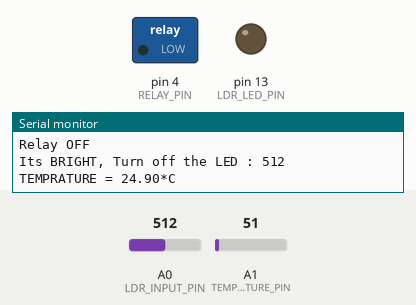
This sketch was run on a simulated Arduino Uno, built with avr-gcc and run on an emulated ATmega328P. Parts: switched loads named in the sketch (green lamp = pin HIGH), output pins drawn as LEDs (lit = HIGH), the last lines printed to the serial monitor. Dashed ring = blinking. Inputs (shaded band) come from the test bench; at power-on: A0 (LDR_INPUT_PIN) = 512, A1 (TEMPERATURE_PIN) = 51.

Above: at 3.1 s.
3.2 s: A0 (LDR_INPUT_PIN) set to 209
6.7 s: A0 (LDR_INPUT_PIN) set to 184
At 9.0 s:
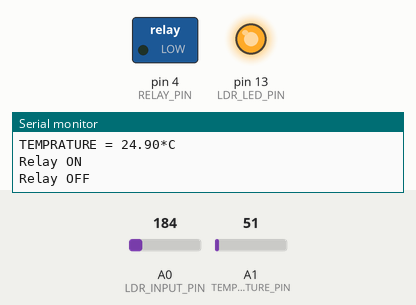
12.0 s: A0 (LDR_INPUT_PIN) set to 483
15.5 s: A0 (LDR_INPUT_PIN) set to 511
At 17.26 s:
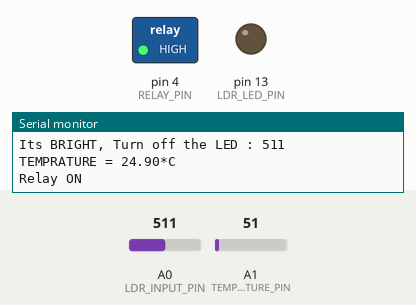
22.5 s: A0 (LDR_INPUT_PIN) set to 190
At 24.16 s:
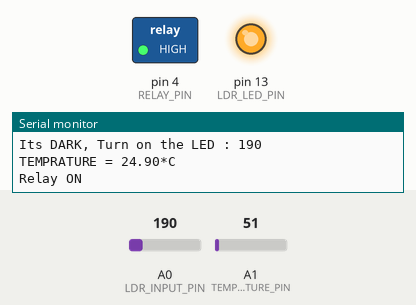
Timing chart, 0 to 30.4 s (numbered marks = the images above; inputs shaded):
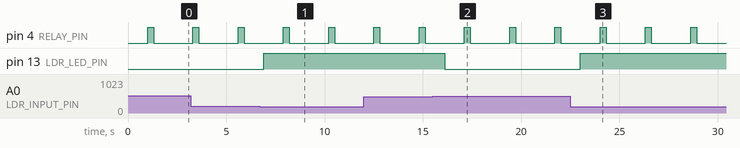

The sketch:

sensor_collection.ino
```cpp
#define TEMPERATURE_PIN 1

#define LDR_LED_PIN 13
#define LDR_INPUT_PIN A0

#define RELAY_PIN 4

class Temperature {
  public:
    virtual void temperature() {
      int val = analogRead(TEMPERATURE_PIN);
      float mv = ( val / 1024.0) * 5000;
      float cel = mv / 10;
      float farh = (cel * 9) / 5 + 32;

      Serial.print("TEMPRATURE = ");
      Serial.print(cel);
      Serial.print("*C");
      Serial.println();
      delay(1000);
    }

};
Temperature * temperature_obj;

class Relay {
  public:
    virtual void relay() {
      digitalWrite(RELAY_PIN, HIGH);// turn relay ON
      Serial.println("Relay ON");
      delay(300);// wait for 5 seconds

      digitalWrite(RELAY_PIN, LOW);// turn relay OFF
      Serial.println("Relay OFF");
      delay(1000);// wait for 3 secons

    }

};
Relay * relay_obj;

class Photoresistor {
  public:
    virtual void photoresistor_LDR() {
      int ldrStatus = analogRead(LDR_INPUT_PIN);

      if (ldrStatus <= 200) {

        digitalWrite(LDR_LED_PIN, HIGH);
        Serial.print("Its DARK, Turn on the LED : ");
        Serial.println(ldrStatus);

      } else if (ldrStatus > 500) {

        digitalWrite(LDR_LED_PIN, LOW);
        Serial.print("Its BRIGHT, Turn off the LED : ");
        Serial.println(ldrStatus);

      }
    }

};
Photoresistor * ldr_obj;

void setup()
{
  Serial.begin(115200);

  pinMode(LDR_LED_PIN, OUTPUT);
  pinMode(LDR_INPUT_PIN, INPUT);

  pinMode(RELAY_PIN , OUTPUT);

  temperature_obj = new Temperature();
  relay_obj = new Relay();
  ldr_obj = new Photoresistor();
}


void loop()
{
  temperature_obj->temperature();
  relay_obj->relay();
  ldr_obj->photoresistor_LDR();
}
```

Measured:
- the behaviour switches between 201 and 200 on A0 (LDR_INPUT_PIN) (found by bisection; images 0 and 1)
- the behaviour switches between 500 and 501 on A0 (LDR_INPUT_PIN) (found by bisection; images 1 and 2)
- after the input at 6.7 s, pin 13 (LDR_LED_PIN): LOW → HIGH after 0.20 s
- after the input at 15.5 s, pin 13 (LDR_LED_PIN): HIGH → LOW after 0.61 s
- after the input at 22.5 s, pin 13 (LDR_LED_PIN): LOW → HIGH after 0.51 s
- by itself, pin 4 (RELAY_PIN): alternates HIGH for 0.30 s and LOW for 2.0 s
